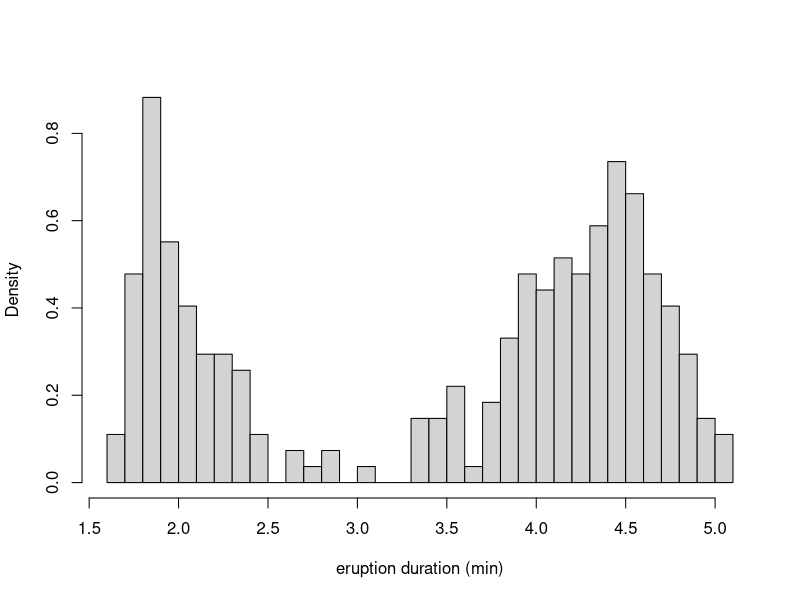

R code for this plot:
## ---- chunk 1
knitr::opts_chunk$set(echo = TRUE, message = FALSE, warning = FALSE)
## ---- chunk 2
e <- faithful$eruptions
nll_mix <- function(par, y) {
  p <- plogis(par[1])
  -sum(log(p * dnorm(y, par[2], exp(par[4])) + (1 - p) * dnorm(y, par[3], exp(par[5]))))
}
show_fit <- function(fit) {
  round(c(p = plogis(fit$par[1]), mu1 = fit$par[2], mu2 = fit$par[3],
          sigma1 = exp(fit$par[4]), sigma2 = exp(fit$par[5]),
          loglik = -fit$value, convergence = fit$convergence), 3)
}
hist(e, breaks = 30, freq = FALSE, main = "", xlab = "eruption duration (min)")
## ---- chunk 3
fit_good <- optim(c(0, 2, 4.5, log(0.5), log(0.5)), nll_mix, y = e, method = "BFGS", hessian = TRUE)
show_fit(fit_good)
eigen(fit_good$hessian)$values            # all positive

fit_sym <- optim(c(0, mean(e), mean(e), log(sd(e)), log(sd(e))), nll_mix, y = e,
                 method = "BFGS", hessian = TRUE)
show_fit(fit_sym)                          # stuck at a single normal
round(eigen(fit_sym$hessian)$values, 4)    # a zero and a negative eigenvalue: saddle point
## ---- chunk 4
multi_start <- function(y, B = 20, sd_start = sd(y) / 2) {
  t(replicate(B, {
    st <- c(0, sample(y, 2), log(sd_start), log(sd_start))
    fit <- tryCatch(optim(st, nll_mix, y = y, method = "BFGS"), error = function(err) NULL)
    if (is.null(fit)) rep(NA, 7) else show_fit(fit)
  }))
}
set.seed(2027)
runs <- multi_start(e)
type <- with(as.data.frame(runs),
             ifelse(is.na(loglik), "error",
             ifelse(pmin(p, 1 - p) < 0.01, "one component (p at 0 or 1)",
             ifelse(pmin(sigma1, sigma2) < 0.01, "degenerate (sigma near 0)",
                    "two components"))))
table(type)
runs[type == "two components", ][1:4, ]   # both labellings appear
## ---- chunk 5
relabel <- function(r) {
  if (r["mu1"] > r["mu2"]) {
    r[c("mu1", "mu2")]       <- r[c("mu2", "mu1")]
    r[c("sigma1", "sigma2")] <- r[c("sigma2", "sigma1")]
    r["p"] <- 1 - r["p"]
  }
  r
}
good <- t(apply(runs[type == "two components", ], 1, relabel))
unique(round(good, 2))
